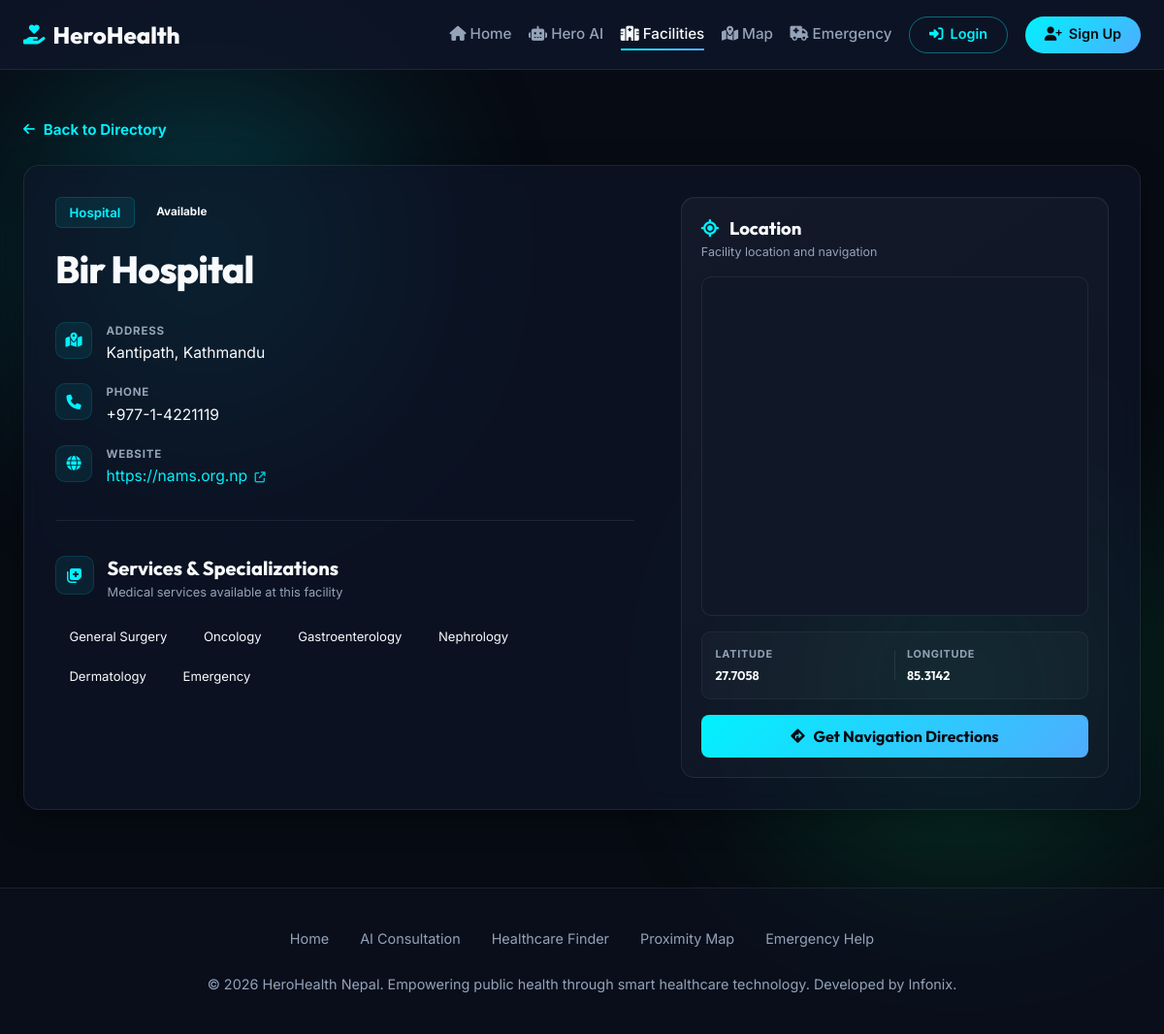
Page /facilities/2/ on the committed database.
### facilities/models.py (models this page shows, shortened)
class HealthcareFacility(models.Model):
    TYPE_CHOICES = [
        ("Hospital", "Hospital"),
        ("Clinic", "Clinic"),
        ("Health Post", "Health Post"),
        ("Pharmacy", "Pharmacy"),
    ]
    STATUS_CHOICES = [
        ("Available", "Available"),
        ("Busy", "Busy"),
        ("Emergency Only", "Emergency Only"),
    ]
    name = models.CharField(
        max_length=255,
        db_index=True,
    )
    type = models.CharField(
        max_length=50,
        choices=TYPE_CHOICES,
        db_index=True,
    )
    address = models.CharField(
        max_length=255,
    )
    phone = models.CharField(
        max_length=50,
        blank=True,
        default="",
    )
    website = models.URLField(
        max_length=500,
        blank=True,
        default="",
    )
    specializations_raw = models.TextField(
        blank=True,
        default="",
        help_text=(
            "Comma-separated specializations or doctor services."
        ),
    )
    latitude = models.FloatField(
        validators=[
            MinValueValidator(-90.0),
            MaxValueValidator(90.0),
        ],
        help_text="Latitude between -90 and 90.",
    )
    longitude = models.FloatField(
        validators=[
            MinValueValidator(-180.0),
            MaxValueValidator(180.0),
        ],
        help_text="Longitude between -180 and 180.",
    )
    status = models.CharField(
        max_length=50,
        choices=STATUS_CHOICES,
        default="Available",
        db_index=True,
    )
    created_at = models.DateTimeField(
        auto_now_add=True,
    )
    updated_at = models.DateTimeField(
        auto_now=True,
    )
    @property
    def specializations_list(self):
        if not self.specializations_raw:
            return []
        specializations = []
        seen = set()
        for item in self.specializations_raw.split(","):
            value = item.strip()
            if not value:
                continue
            normalized = value.casefold()
            if normalized in seen:
                continue
            seen.add(normalized)
            specializations.append(value)
        return specializations
    class Meta:
        ordering = ["name"]
        indexes = [
            models.Index(
                fields=["type"],
                name="facility_type_idx",
            ),
            models.Index(
                fields=["status"],
                name="facility_status_idx",
            ),
            models.Index(
                fields=["name"],
                name="facility_name_idx",
            ),
        ]

### facilities/views.py (the view)
# urls.py: path('<int:pk>/', views.facility_detail, name='facility_detail'),
def facility_detail(
    request,
    pk
):
    ensure_data_loaded()
    facility = get_object_or_404(
        HealthcareFacility,
        pk=pk
    )
    return render(
        request,
        "facilities/facility_detail.html",
        {
            "facility": facility
        }
    )

### facilities/views.py (called while the page is built, shortened)
def ensure_data_loaded():
    if HealthcareFacility.objects.exists():
        return

### templates/facilities/facility_detail.html (shortened to what this page needs)
{% extends 'base.html' %}
{% load static %}
{% block extra_head %}
<link
    rel="stylesheet"
    href="{% static 'css/facility-detail.css' %}"
>
{% endblock %}
{% block content %}
<div
    class="facility-detail-container"
    id="facilityDetailContainer"
>
    <a
        href="{% url 'facility_list' %}"
        class="facility-back-link"
        id="backToDirectory"
    >
        <i
            class="fa-solid fa-arrow-left"
            aria-hidden="true"
        ></i>
        <span>
            Back to Directory
        </span>
    </a>
    <div
        class="glass-card facility-detail-card"
        id="detailCard"
    >
        <div
            class="facility-details-grid"
            id="detailGrid"
        >
            <div
                class="facility-info-panel"
                id="infoPanel"
            >
                <div
                    class="facility-meta-row"
                    id="detailHeaderRow"
                >
                    <span class="facility-type-badge">
                        {{ facility.type }}
                    </span>
                    {% if facility.status == 'Available' %}
                        <span
                            class="status-badge available"
                            id="detailStatus"
                        >
                            Available
                        </span>
                    {% endif %}
                </div>
                <h1
                    class="facility-detail-name"
                    id="facilityName"
                >
                    {{ facility.name }}
                </h1>
                <div
                    class="facility-contact-details"
                    id="contactDetails"
                >
                    <div class="contact-item">
                        <span class="contact-icon">
                            <i
                                class="fa-solid fa-map-location-dot"
                                aria-hidden="true"
                            ></i>
                        </span>
                        <div>
                            <span class="contact-label">
                                Address
                            </span>
                            <p>
                                {{ facility.address }}
                            </p>
                        </div>
                    </div>
                    <div class="contact-item">
                        <span class="contact-icon">
                            <i
                                class="fa-solid fa-phone"
                                aria-hidden="true"
                            ></i>
                        </span>
                        <div>
                            <span class="contact-label">
                                Phone
                            </span>
                            <p>
                                {{ facility.phone|default:"Not Available" }}
                            </p>
                        </div>
                    </div>
                    {% if facility.website %}
                        <div class="contact-item">
                            <span class="contact-icon">
                                <i
                                    class="fa-solid fa-globe"
                                    aria-hidden="true"
                                ></i>
                            </span>
                            <div>
                                <span class="contact-label">
                                    Website
                                </span>
                                <p>
                                    <a
                                        href="{{ facility.website }}"
                                        target="_blank"
                                        rel="noopener noreferrer"
                                        class="facility-website"
                                    >
                                        {{ facility.website }}
                                        <i
                                            class="fa-solid fa-arrow-up-right-from-square"
                                            aria-hidden="true"
                                        ></i>
                                    </a>
                                </p>
                            </div>
                        </div>
                    {% endif %}
                </div>
                <div class="facility-divider"></div>
                <section
                    class="facility-services"
                    id="facilityServices"
                >
                    <div class="section-heading-row">
                        <div class="section-heading-icon">
                            <i
                                class="fa-solid fa-notes-medical"
                                aria-hidden="true"
                            ></i>
                        </div>
                        <div>
                            <h2>
                                Services &amp; Specializations
                            </h2>
                            <p>
                                Medical services available at this facility
                            </p>
                        </div>
                    </div>
                    {% if facility.specializations_list %}
                        <div
                            class="detail-specialties-list"
                            id="detailSpecialtiesList"
                        >
                            {% for spec in facility.specializations_list %}
                                <span
                                    class="specialty-tag facility-specialty-tag"
                                >
                                    {{ spec }}
                                </span>
                            {% endfor %}
                        </div>
                    {% endif %}
                </section>
            </div>
            <div
                class="facility-map-panel"
                id="mapPanel"
            >
                <div class="map-panel-header">
                    <div>
                        <h2>
                            <i
                                class="fa-solid fa-location-crosshairs"
                                aria-hidden="true"
                            ></i>
                            Location
                        </h2>
                        <p>
                            Facility location and navigation
                        </p>
                    </div>
                </div>
                <div
                    id="facilityDetailMap"
                    class="map-container facility-detail-map"
                    data-lat="{{ facility.latitude }}"
                    data-lon="{{ facility.longitude }}"
                    data-name="{{ facility.name|escape }}"
                    data-address="{{ facility.address|escape }}"
                    aria-label="Map showing {{ facility.name }}"
                ></div>
                <div class="coordinates-info">
                    <div class="coordinate-item">
                        <span class="coordinate-label">
                            Latitude
                        </span>
                        <strong>
                            {{ facility.latitude }}
                        </strong>
                    </div>
                    <div class="coordinate-item">
                        <span class="coordinate-label">
                            Longitude
                        </span>
                        <strong>
                            {{ facility.longitude }}
                        </strong>
                    </div>
                </div>
                <div
                    class="map-actions-row"
                    id="mapActionsRow"
                >
                    <a
                        href="https://www.google.com/maps/dir/?api=1&amp;destination={{ facility.latitude }},{{ facility.longitude }}"
                        target="_blank"
                        rel="noopener noreferrer"
                        class="btn-premium facility-navigation-btn"
                        id="googleDirectionsLink"
                    >
                        <i
                            class="fa-solid fa-diamond-turn-right"
                            aria-hidden="true"
                        ></i>
                        <span>
                            Get Navigation Directions
                        </span>
                    </a>
                </div>
            </div>
        </div>
    </div>
</div>
{% endblock %}

### static/css/style.css (style rules this page uses)
:root { --bg-dark: #070b13; --bg-card: rgba(15, 22, 42, 0.65); --bg-card-solid: #0f162a; --border-glass: rgba(255, 255, 255, 0.08); --border-light: rgba(255, 255, 255, 0.12); --text-primary: #f8fafc; --text-secondary: #cbd5e1; --text-muted: #94a3b8; --primary: #00f2fe; --primary-dark: #00b8c4; --primary-grad: linear-gradient(135deg, #00f2fe 0%, #4facfe 100%); --accent: #00ff87; --accent-dark: #00c96b; --accent-grad: linear-gradient(135deg, #00ff87 0%, #60efff 100%); --warning: #f59e0b; --danger: #ef4444; --success: #10b981; --font-heading: "Outfit", sans-serif; --font-body: "Inter", sans-serif; --shadow-premium: 0 8px 32px rgba(0, 0, 0, 0.35); --shadow-primary: 0 6px 20px rgba(0, 242, 254, 0.25); --shadow-accent: 0 6px 20px rgba(0, 255, 135, 0.25); --radius-sm: 6px; --radius-md: 8px; --radius-lg: 12px; --radius-xl: 16px; --radius-pill: 50px; --transition-fast: 0.2s ease; --transition-smooth: all 0.3s cubic-bezier(0.4, 0, 0.2, 1); --content-width: 1200px; }
html { scroll-behavior: smooth; color-scheme: dark; }
*, *::before, *::after { box-sizing: border-box; margin: 0; padding: 0; }
body { min-height: 100vh; position: relative; overflow-x: hidden; background-color: var(--bg-dark); color: var(--text-primary); font-family: var(--font-body); line-height: 1.6; }
body::before, body::after { content: ""; position: fixed; z-index: -1; width: 300px; height: 300px; border-radius: 50%; filter: blur(120px); opacity: 0.3; pointer-events: none; }
body::before { top: 10%; left: 5%; background: var(--primary); }
body::after { right: 5%; bottom: 20%; background: var(--accent); }
button, a { -webkit-tap-highlight-color: transparent; }
a { color: inherit; }
.glass-card { position: relative; overflow: hidden; padding: 2rem; background: var(--bg-card); border: 1px solid var(--border-glass); border-radius: var(--radius-xl); box-shadow: var(--shadow-premium); backdrop-filter: blur(12px); -webkit-backdrop-filter: blur(12px); transition: var(--transition-smooth); }
.btn-premium { display: inline-flex; align-items: center; justify-content: center; gap: 0.5rem; min-height: 44px; padding: 0.75rem 2rem; background: var(--primary-grad); border: none; border-radius: var(--radius-md); color: var(--bg-dark); font-family: var(--font-heading); font-size: 1rem; font-weight: 700; line-height: 1.2; text-decoration: none; cursor: pointer; transition: var(--transition-smooth); }

### rows in the picture
HealthcareFacility: type "Hospital", name "Bir Hospital", address "Kantipath, Kathmandu", phone "+977-1-4221119", website "https://nams.org.np", latitude "27.7058", longitude "85.3142"

### other values in the picture
{{ spec }} "General Surgery" "Oncology" "Gastroenterology" "Nephrology" "Dermatology" "Emergency"
